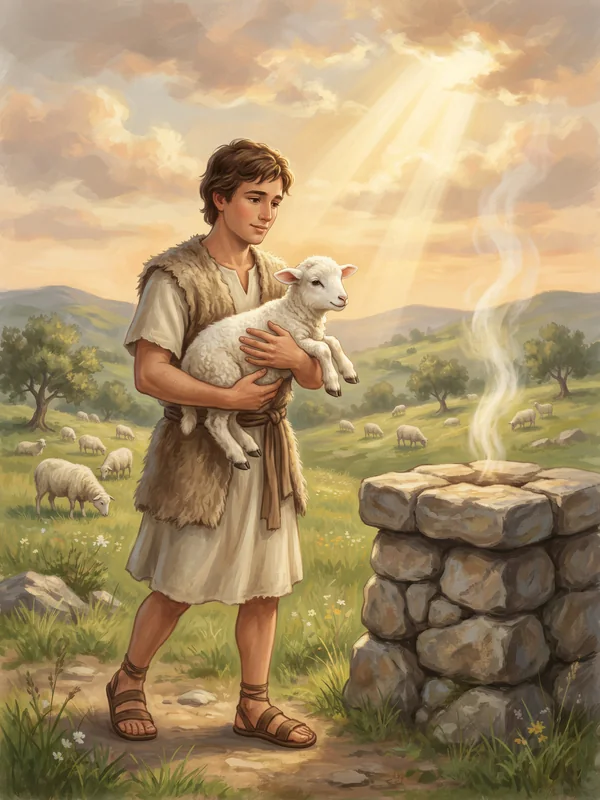
#> input picture img/cartas/abel.webp, 600 x 800 px
$ python recortar.py ../img/cartas/abel.webp ../img/cartas/abraao.webp
#> lines starting #> are read from the running program, lines starting #| are printed output that depends on the picture
#> further down, im is the input picture: PIL image 600x800 RGB; mean R, G, B 168.9, 145.9, 107.4
"""Prepara as imagens do Gemini para o app.

Uso:  python3 ferramentas/recortar.py <entrada.png> <saida.webp> [--manter-fundo]

- Remove o fundo liso (branco ou de uma cor só) a partir das bordas, por preenchimento,
  sem apagar áreas da mesma cor dentro do desenho.
- Recorta para quadrado, redimensiona para 512x512 e salva em WebP com transparência.
- --manter-fundo: só recorta e redimensiona (para as cartas, que usam a cena inteira).
"""
import sys
from collections import deque
from PIL import Image

def remover_fundo(im, tolerancia=38):
#> called with tolerancia = 38
    im = im.convert('RGBA')
#> im: PIL image 600x800 RGBA
    w, h = im.size
#> w = 600; h = 800
    px = im.load()
    cantos = [px[0, 0], px[w - 1, 0], px[0, h - 1], px[w - 1, h - 1]]
#> cantos = [(192, 176, 161, 255), (191, 170, 154, 255), (121, 120, 84, 255), (119, 117, 88, 255)]
    ref = tuple(sum(c[i] for c in cantos) // 4 for i in range(3))
#> ref = (155, 145, 121)
    perto = lambda c: sum(abs(c[i] - ref[i]) for i in range(3)) <= tolerancia
    visto = bytearray(w * h)
    fila = deque([(x, y) for x in range(w) for y in (0, h - 1)] + [(x, y) for y in range(h) for x in (0, w - 1)])
    while fila:
        x, y = fila.popleft()
        i = y * w + x
        if visto[i] or not perto(px[x, y]):
            continue
        visto[i] = 1
        px[x, y] = (0, 0, 0, 0)
        for nx, ny in ((x + 1, y), (x - 1, y), (x, y + 1), (x, y - 1)):
            if 0 <= nx < w and 0 <= ny < h and not visto[ny * w + nx]:
                fila.append((nx, ny))
    return im

def quadrado(im):
    w, h = im.size
#> w = 600; h = 800
    lado = min(w, h)
#> lado = 600
    # retrato: mantém a parte de baixo (ombros) e centraliza na horizontal
    return im.crop(((w - lado) // 2, h - lado, (w - lado) // 2 + lado, h))
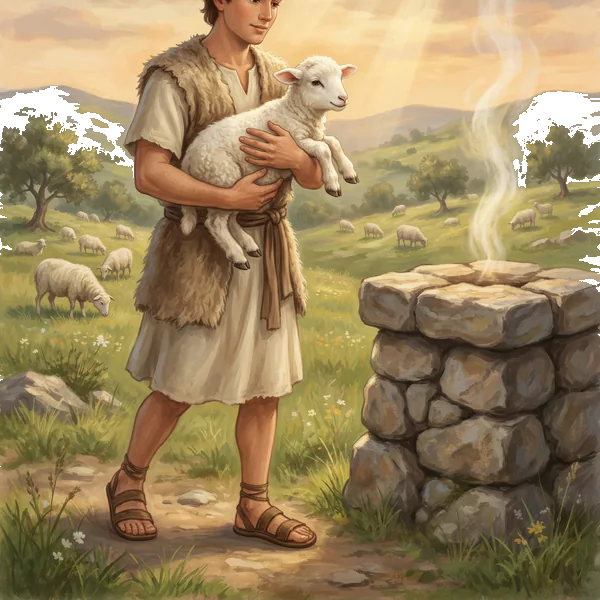
#> returned value: PIL image 600x600 RGBA; mean R, G, B, A 150.6, 129.2, 90.1, 249.6; transparent parts drawn white

if __name__ == '__main__':
    entrada, saida = sys.argv[1], sys.argv[2]
    im = Image.open(entrada)
    if '--manter-fundo' not in sys.argv:
        im = remover_fundo(im)
    im = quadrado(im).resize((512, 512), Image.LANCZOS)
#> im: PIL image 512x512 RGBA
    im.save(saida, 'WEBP', quality=86, method=6)
    print('ok', saida)

$ run again, on img/cartas/adao.webp
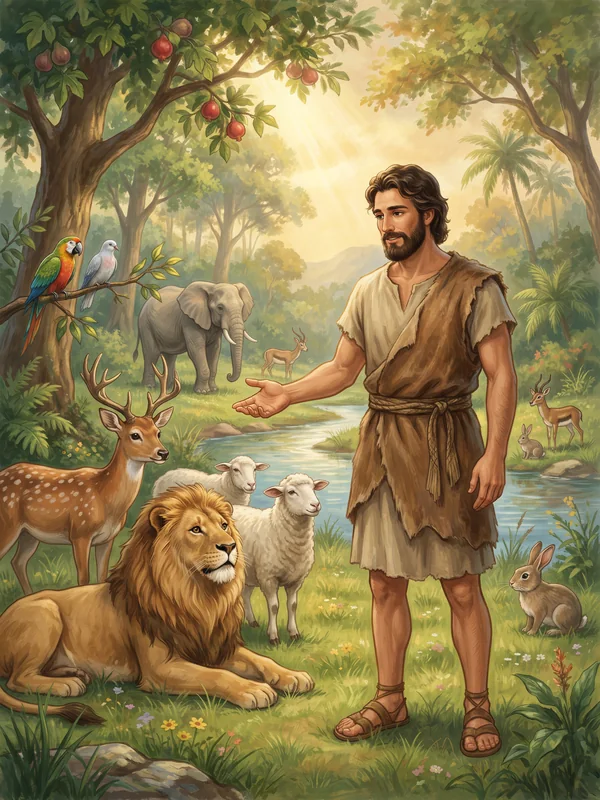
#> input picture img/cartas/adao.webp, 600 x 800 px
#> im is the input picture: PIL image 600x800 RGB; mean R, G, B 142.8, 126.4, 81.3
#> cantos = [(82, 101, 81, 255), (139, 141, 104, 255), (88, 89, 68, 255), (96, 106, 69, 255)]
#> ref = (101, 109, 80)
#> `im = remover_fundo(im)`:
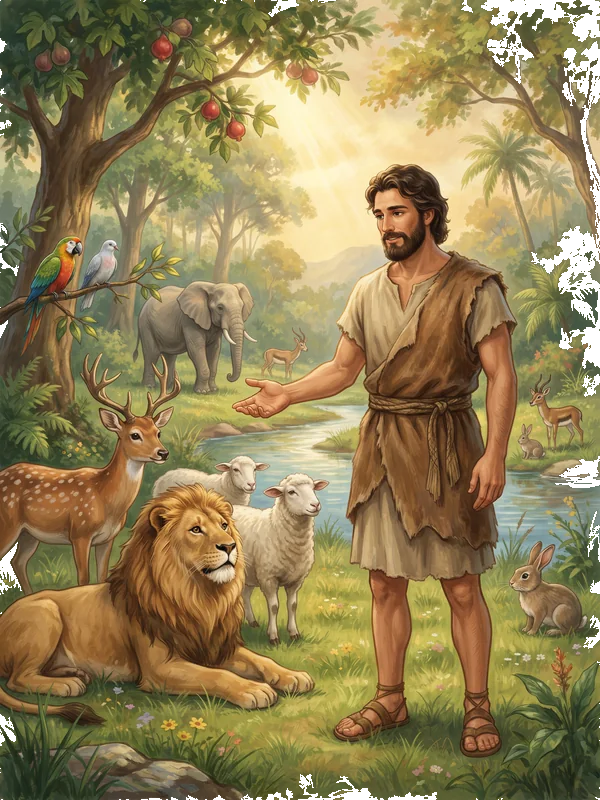
#> im: PIL image 600x800 RGBA; mean R, G, B, A 140.1, 123.7, 79.5, 248.5; transparent parts drawn white
#> in quadrado, `return im.crop(((w - lado) // 2, h - lado, (w - lado) // 2 + lado, h))`:
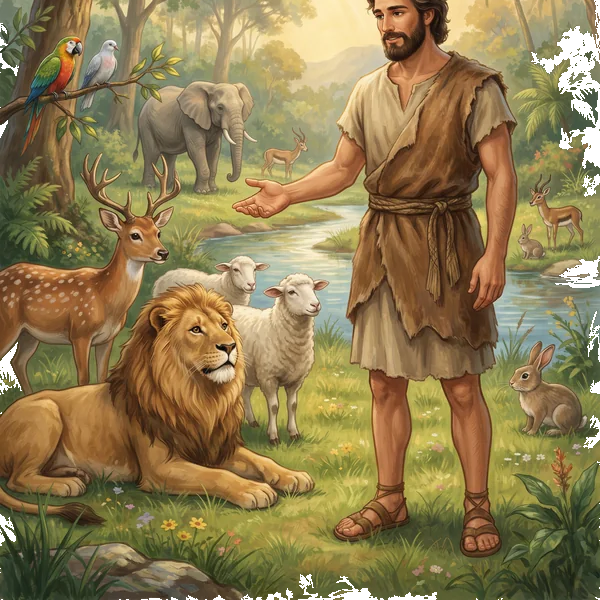
#> returned value: PIL image 600x600 RGBA; mean R, G, B, A 137.4, 119.5, 75.9, 250.1; transparent parts drawn white

$ run again, on img/cartas/caim.webp
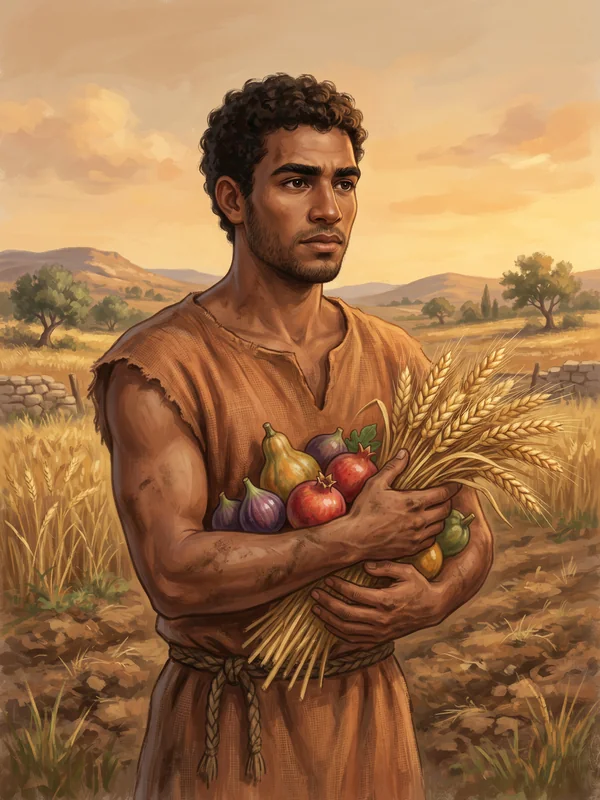
#> input picture img/cartas/caim.webp, 600 x 800 px
#> im is the input picture: PIL image 600x800 RGB; mean R, G, B 159.9, 115.6, 75.5
#> cantos = [(205, 167, 132, 255), (216, 186, 151, 255), (95, 67, 42, 255), (136, 106, 80, 255)]
#> ref = (163, 131, 101)
#> in quadrado, `return im.crop(((w - lado) // 2, h - lado, (w - lado) // 2 + lado, h))`:
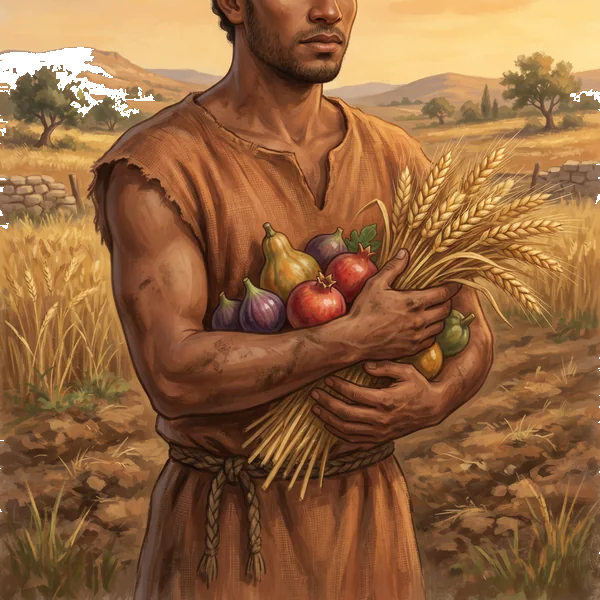
#> returned value: PIL image 600x600 RGBA; mean R, G, B, A 144, 98.7, 60.1, 252.3; transparent parts drawn white

$ run again, on img/cartas/enoque.webp
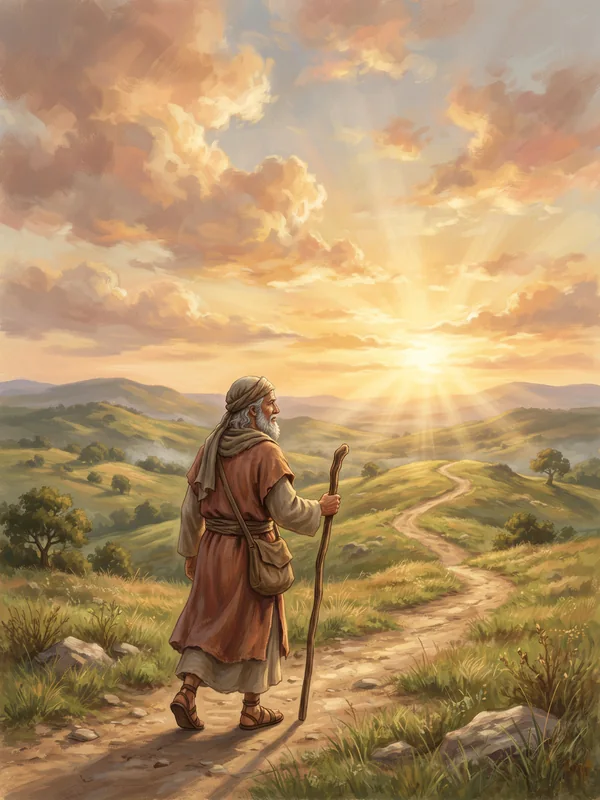
#> input picture img/cartas/enoque.webp, 600 x 800 px
#> im is the input picture: PIL image 600x800 RGB; mean R, G, B 177, 145.5, 104.2
#> cantos = [(178, 153, 136, 255), (180, 172, 163, 255), (212, 172, 110, 255), (124, 104, 68, 255)]
#> ref = (173, 150, 119)
#> `im = remover_fundo(im)`:
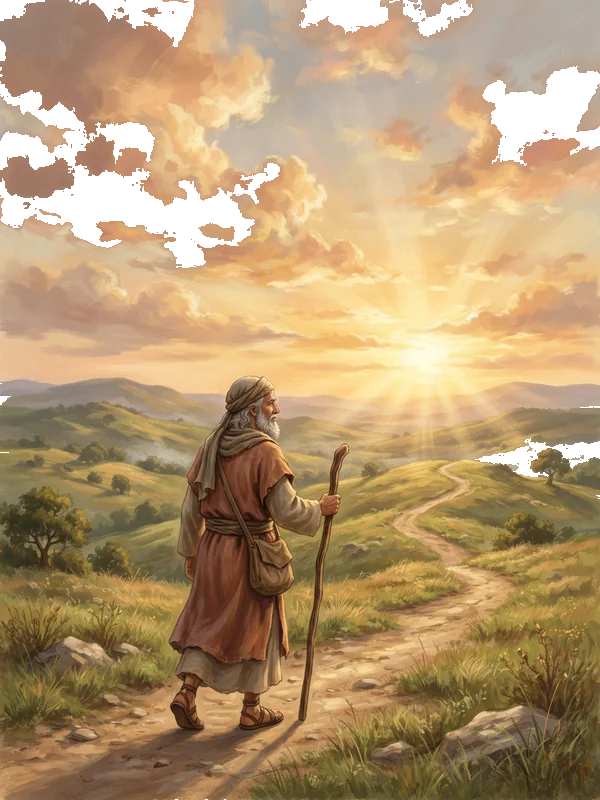
#> im: PIL image 600x800 RGBA; mean R, G, B, A 165.1, 136.1, 96.6, 238.5; transparent parts drawn white
#> in quadrado, `return im.crop(((w - lado) // 2, h - lado, (w - lado) // 2 + lado, h))`:
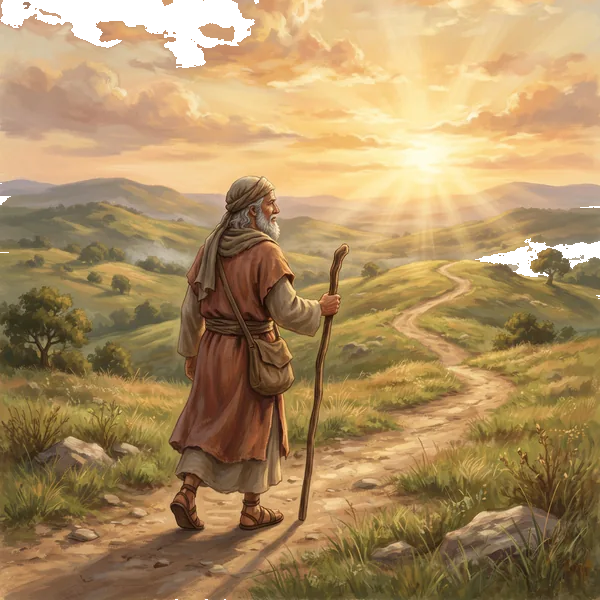
#> returned value: PIL image 600x600 RGBA; mean R, G, B, A 165.1, 135.3, 90.9, 247.9; transparent parts drawn white
